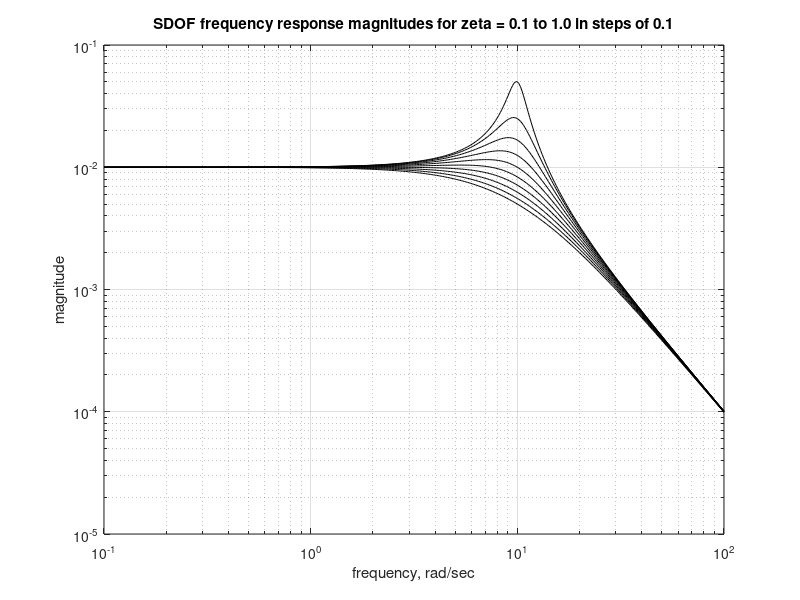
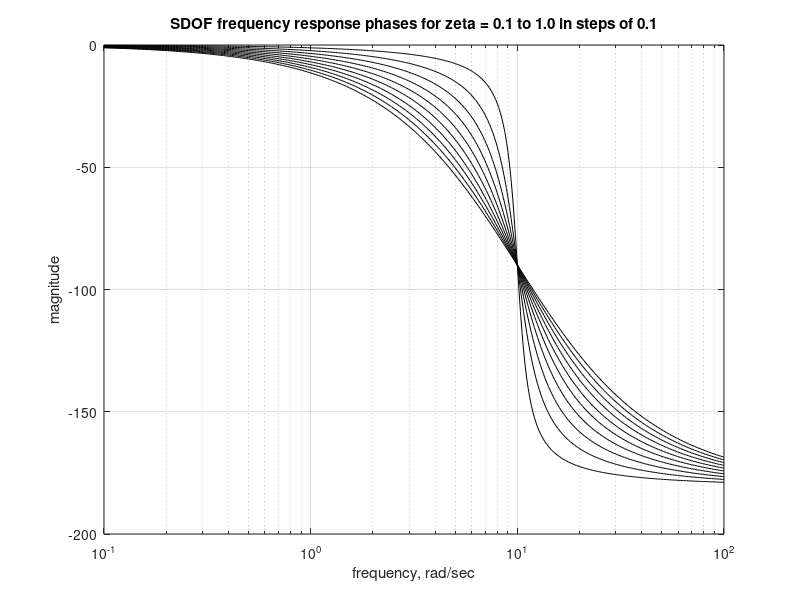

Reproduce these figures in MATLAB, in order.
	echo off
%	sdofxfer.m	plotting frequency responses of sdof model for different
%	damping values.  Calculates and plots magnitude and phase for a single
%	degree of freedom system over a range of damping values.
	
	clf;

	clear all;

%	assign values for mass, percentage of critical damping, and stiffnesses
%	zeta is a vector of damping values from 10% to 100% in steps of 10%

	m = 1;
	zeta = 0.1:0.1:1;			%   0.1 = 10% of critical
	k = 100;

	wn = sqrt(k/m);

%	Define a vector of frequencies to use, radians/sec.  The logspace command uses
%	the log10 value as limits, i.e. -1 is 10^-1 = 0.1 rad/sec, and 1 is
%	10^1 = 10 rad/sec.  The 400 defines 400 frequency points.

	w = logspace(-1,2,400);

%	pre-calculate the radians to degree conversion

	rad2deg = 180/pi;

%	define s as the imaginary operator times the radian frequency vector

	s = 1i*w;

%	define a for loop to cycle through all the damping values for calculating magnitude and phase

	for  cnt = 1:length(zeta)

%	define the frequency response to be evaluated

		xfer(cnt,:) = (1/m) ./ (s.^2 + 2*zeta(cnt)*wn*s + wn^2);

%	calculate the magnitude and phase of each frequency response

		mag(cnt,:) = abs(xfer(cnt,:));

		phs(cnt,:) = angle(xfer(cnt,:))*rad2deg;

	end

%	define a for loop to cycle through all the damping values for plotting magnitude

	for  cnt = 1:length(zeta)

	loglog(w,mag(cnt,:),'k-')
	title('SDOF frequency response magnitudes for zeta = 0.1 to 1.0 in steps of 0.1')
	xlabel('frequency, rad/sec')
	ylabel('magnitude')
	grid

	hold on

	end

	hold off
	
	grid on

	figure
%	define a for loop to cycle through all the damping values for plotting phase

	for  cnt = 1:length(zeta)

	semilogx(w,phs(cnt,:),'k-')
	title('SDOF frequency response phases for zeta = 0.1 to 1.0 in steps of 0.1')
	xlabel('frequency, rad/sec')
	ylabel('magnitude')
	grid

	hold on

	end

	hold off

	grid on
	
	

